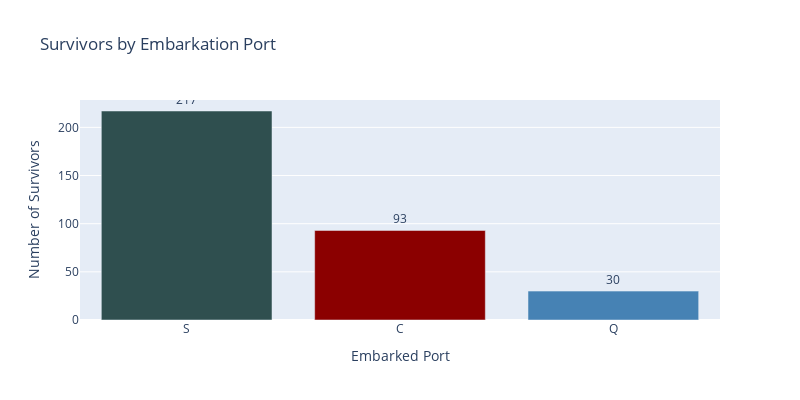

Source (notebook cell):
### Markdown cell above
* 1st class (63%) > 2nd class (47%) > 3rd class (24%) → Wealthier passengers had priority.

### Code cell
# Filter only survivors
survivors = df[df['Survived'] == 1]

# Count survivors by Embarked port
survivors_by_port = survivors['Embarked'].value_counts().reset_index()
survivors_by_port.columns = ['Embarked', 'Count']

# Plot
fig = px.bar(
    survivors_by_port,
    x='Embarked',
    y='Count',
    color='Embarked',
    title='Survivors by Embarkation Port',
    color_discrete_map={
        'C': '#8B0000',     # Dark red
        'Q': '#4682B4',     # Steel blue
        'S': '#2F4F4F'      # Dark slate gray
    }
)

fig.update_layout(
    width=800,
    height=400,
    xaxis_title='Embarked Port',
    yaxis_title='Number of Survivors',
    bargap=0.2,
    showlegend=False
)

fig.update_traces(
    texttemplate='%{y}',
    textposition='outside'
)

fig.show()

### Figure 1 — Plotly figure (JSON) as saved in the notebook; plotly's stock layout.template omitted (floating-point values rounded to 4 significant figures)
{"data": [{"hovertemplate": "Embarked=%{x}<br>Count=%{y}<extra></extra>", "legendgroup": "S", "marker": {"color": "#2F4F4F", "pattern": {"shape": ""}}, "name": "S", "orientation": "v", "showlegend": true, "textposition": "outside", "texttemplate": "%{y}", "type": "bar", "x": ["S"], "xaxis": "x", "y": [217], "yaxis": "y"}, {"hovertemplate": "Embarked=%{x}<br>Count=%{y}<extra></extra>", "legendgroup": "C", "marker": {"color": "#8B0000", "pattern": {"shape": ""}}, "name": "C", "orientation": "v", "showlegend": true, "textposition": "outside", "texttemplate": "%{y}", "type": "bar", "x": ["C"], "xaxis": "x", "y": [93], "yaxis": "y"}, {"hovertemplate": "Embarked=%{x}<br>Count=%{y}<extra></extra>", "legendgroup": "Q", "marker": {"color": "#4682B4", "pattern": {"shape": ""}}, "name": "Q", "orientation": "v", "showlegend": true, "textposition": "outside", "texttemplate": "%{y}", "type": "bar", "x": ["Q"], "xaxis": "x", "y": [30], "yaxis": "y"}], "layout": {"bargap": 0.2, "barmode": "relative", "height": 400, "legend": {"title": {"text": "Embarked"}, "tracegroupgap": 0}, "showlegend": false, "title": {"text": "Survivors by Embarkation Port"}, "width": 800, "xaxis": {"anchor": "y", "categoryarray": ["S", "C", "Q"], "categoryorder": "array", "domain": [0, 1], "title": {"text": "Embarked Port"}}, "yaxis": {"anchor": "x", "domain": [0, 1], "title": {"text": "Number of Survivors"}}}}
